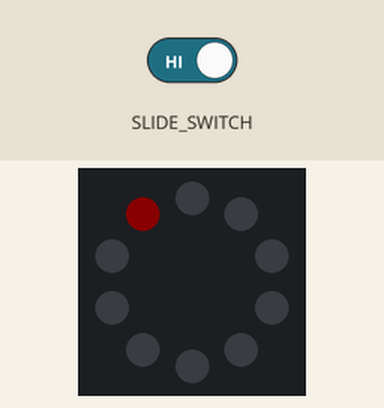
Bench run of a program on a simulated Circuit Playground running CircuitPython. Parts: the board's ring of 10 RGB LEDs (number 0 left of the top, counting anticlockwise). Dim RGB values are drawn brighter than linear.

Above: at 0.45 s.
At 5.26 s:
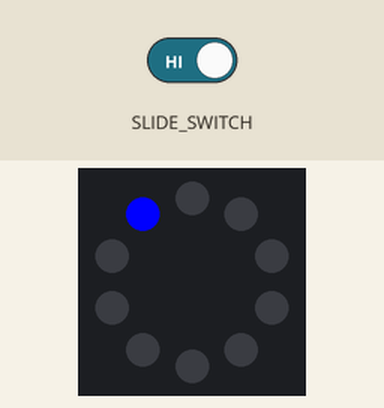
At 10.07 s:
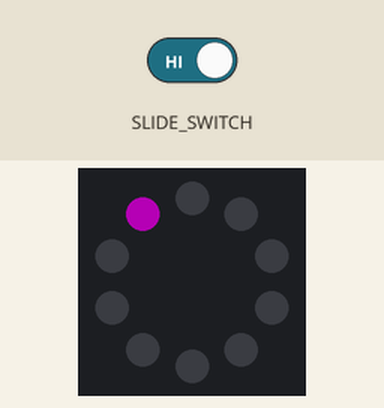
At 20.0 s:
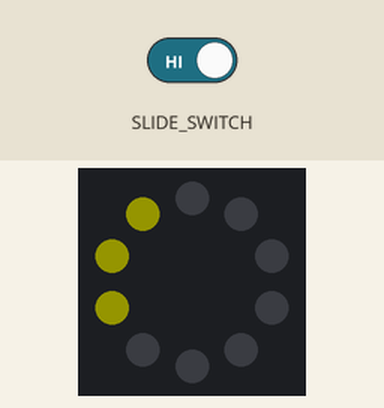
At 26.32 s:
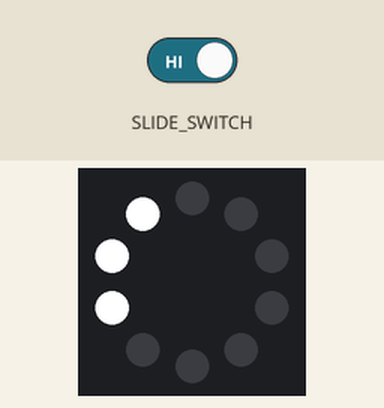
At 39.89 s:
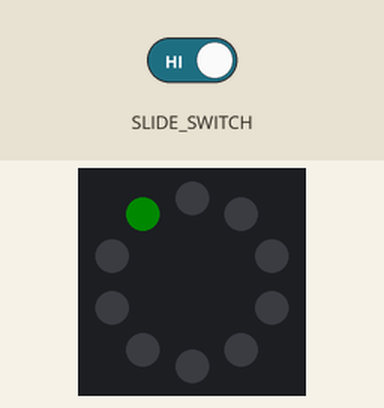

The program:

cpb-pixel-current.py
```python
### cpb-pixel-current v1.0
### Some simple NeoPixel animation to examine power usage

### Tested with Circuit Playground Bluefruit (CPB)
### and CircuitPython and 7.3.2

### Will work on Circuit Playground Express (CPX) too

### copy this file to CPB board as code.py

### MIT License

### Copyright (c) 2022 Kevin J. Walters

### Permission is hereby granted, free of charge, to any person obtaining a copy
### of this software and associated documentation files (the "Software"), to deal
### in the Software without restriction, including without limitation the rights
### to use, copy, modify, merge, publish, distribute, sublicense, and/or sell
### copies of the Software, and to permit persons to whom the Software is
### furnished to do so, subject to the following conditions:

### The above copyright notice and this permission notice shall be included in all
### copies or substantial portions of the Software.

### THE SOFTWARE IS PROVIDED "AS IS", WITHOUT WARRANTY OF ANY KIND, EXPRESS OR
### IMPLIED, INCLUDING BUT NOT LIMITED TO THE WARRANTIES OF MERCHANTABILITY,
### FITNESS FOR A PARTICULAR PURPOSE AND NONINFRINGEMENT. IN NO EVENT SHALL THE
### AUTHORS OR COPYRIGHT HOLDERS BE LIABLE FOR ANY CLAIM, DAMAGES OR OTHER
### LIABILITY, WHETHER IN AN ACTION OF CONTRACT, TORT OR OTHERWISE, ARISING FROM,
### OUT OF OR IN CONNECTION WITH THE SOFTWARE OR THE USE OR OTHER DEALINGS IN THE
### SOFTWARE.

import time
##import random
import gc

from adafruit_circuitplayground import cp


def make_colour(colour_mask, value=255):
    red, green, blue = colour_mask
    return (value if red else 0, value if green else 0, value if blue else 0)


### Ensure NeoPixels are off
pixels = cp.pixels
pixels.fill(0)
pixels.auto_write = False

gc.collect()
fixed_mode = False
while True:
    if cp.switch:
        fixed_mode = False
    else:
        if not fixed_mode:
            fixed_mode = True
            ### For right switch position
            pixels.fill(0)
            pixels[0] = (255, 255, 255)
            pixels.show()
        ### The continue prevents the subsequent code from running in the loop
        continue

    ### For left switch position
    for count in (1, 3):
        for mask in ((True, False, False),  ### red
                     (False, True, False),  ### green
                     (False, False, True),  ### blue
                     (True, True, False),   ### yellow
                     (False, True, True),   ### cyan
                     (True, False, True),   ### magenta
                     (True, True, True)):   ### white (all three)
            for level in (0, 10, 20, 64, 128, 255):
                pixels.fill(0)
                colour = make_colour(mask, level)
                for idx in range(count):
                    pixels[idx] = colour
                pixels.show()
                time.sleep(0.300)
        pixels.fill(0)
        pixels.show()
        time.sleep(1.2)

    time.sleep(10)
```
